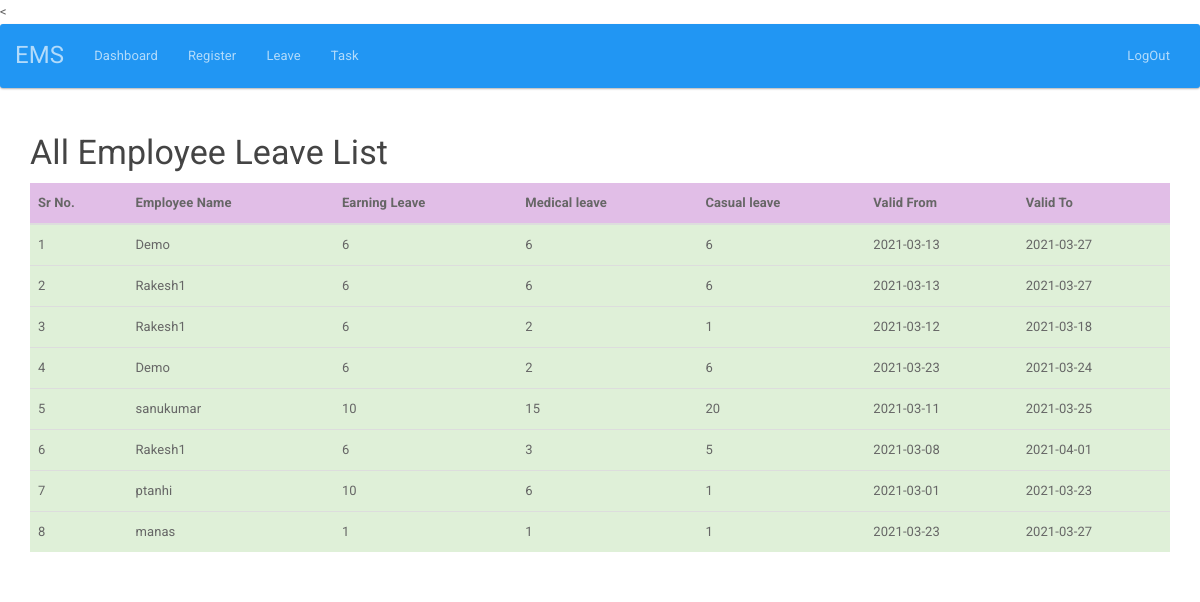
The page /admin/allleave.php (signed in) on the database its author committed.
### tables this page shows
CREATE TABLE `assign_leave` (
  `id` int(255) NOT NULL,
  `v_from` varchar(1000) NOT NULL,
  `v_to` varchar(1000) NOT NULL,
  `e_leave` varchar(1000) NOT NULL,
  `m_leave` varchar(1000) NOT NULL,
  `c_leave` varchar(1000) NOT NULL,
  `assign_to` int(255) NOT NULL,
  `assign_by` varchar(1000) NOT NULL,
  `modified_date` timestamp NOT NULL DEFAULT current_timestamp() ON UPDATE current_timestamp()
);

CREATE TABLE `Users` (
  `user_id` int(255) NOT NULL,
  `name` varchar(1000) NOT NULL,
  `email` varchar(1000) NOT NULL,
  `password` varchar(1000) NOT NULL,
  `department` varchar(1000) NOT NULL,
  `role` varchar(100) NOT NULL,
  `created_on` timestamp(5) NOT NULL DEFAULT current_timestamp(5)
);

### admin/allleave.php (the view, shortened to what this page needs)
<?php include"../authentication/auth.php"; ?>
<!DOCTYPE html>
<html>
<head>
  <link rel="stylesheet" type="text/css" href="../css/style.css">
 </head>
<body>
< <?php include "header.php"; ?>
<div class="container">
<h3>All Employee Leave List</h3>
<table class="table table-striped table-hover">
  <thead>
    <tr class="info">
      <th>Sr No.</th>
      <th>Employee Name</th>
      <th>Earning Leave</th>
      <th>Medical leave</th>
      <th>Casual leave</th>
      <th>Valid From</th>
      <th>Valid To</th>
    </tr>
  </thead>
  <tbody>
    <?php
     $i = 1;
      $query= "select * from `assign_leave` t1 join `Users` t2 on t1.assign_to=t2.user_id";
      $res=mysqli_query($conn,$query);
      $count=mysqli_num_rows($res);
      if($count>0)
      {
      while($row= mysqli_fetch_array($res))
      {
    ?>
    <tr class="success">
      <td><?php echo $i; ?></td>
      <td><?php echo $row['name']; ?></td>
      <td><?php echo $row['e_leave']; ?></td>
      <td><?php echo $row['m_leave']; ?></td>
       <td><?php echo $row['c_leave']; ?></td>
        <td><?php echo $row['v_from']; ?></td>
         <td><?php echo $row['v_to']; ?></td>
    </tr>
   <?php $i++; }
 }else{
    echo "No Record Found";
   } ?>
  </tbody>
</table>
</div>
</body>
</html>

### rows shown on the page
assign_leave: users.name "Demo", e_leave "6", m_leave "6", c_leave "6", v_from "2021-03-13", v_to "2021-03-27"
assign_leave: users.name "Rakesh1", e_leave "6", m_leave "6", c_leave "6", v_from "2021-03-13", v_to "2021-03-27"
assign_leave: users.name "Rakesh1", e_leave "6", m_leave "2", c_leave "1", v_from "2021-03-12", v_to "2021-03-18"
assign_leave: users.name "Demo", e_leave "6", m_leave "2", c_leave "6", v_from "2021-03-23", v_to "2021-03-24"
assign_leave: users.name "sanukumar", e_leave "10", m_leave "15", c_leave "20", v_from "2021-03-11", v_to "2021-03-25"
assign_leave: users.name "Rakesh1", e_leave "6", m_leave "3", c_leave "5", v_from "2021-03-08", v_to "2021-04-01"
assign_leave: users.name "ptanhi", e_leave "10", m_leave "6", c_leave "1", v_from "2021-03-01", v_to "2021-03-23"
assign_leave: users.name "manas", e_leave "1", m_leave "1", c_leave "1", v_from "2021-03-23", v_to "2021-03-27"
